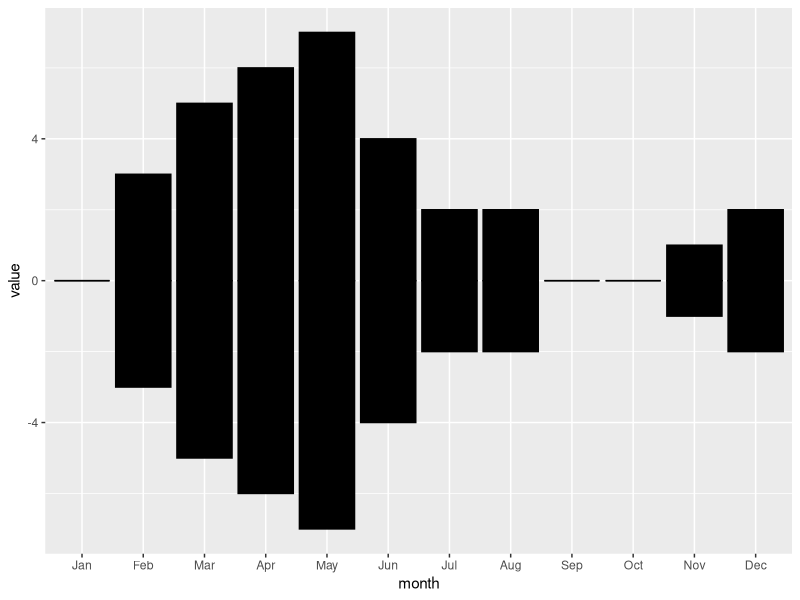
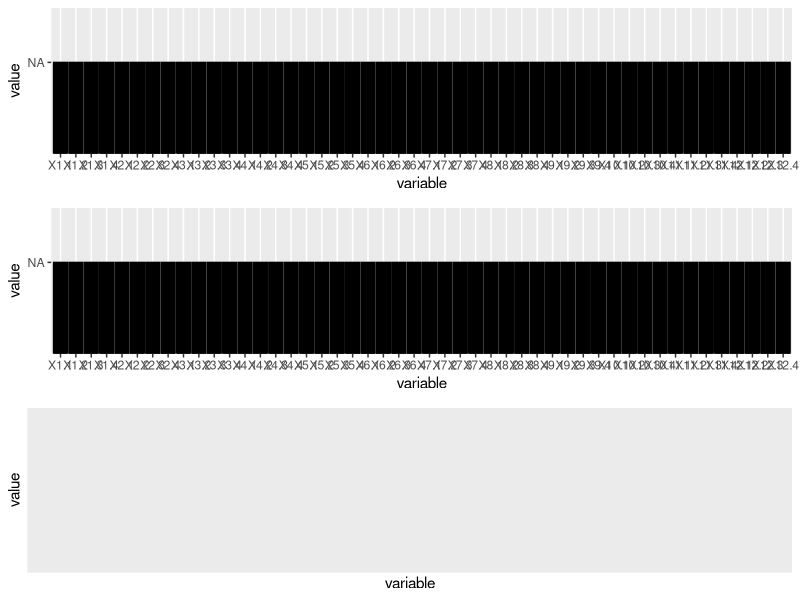
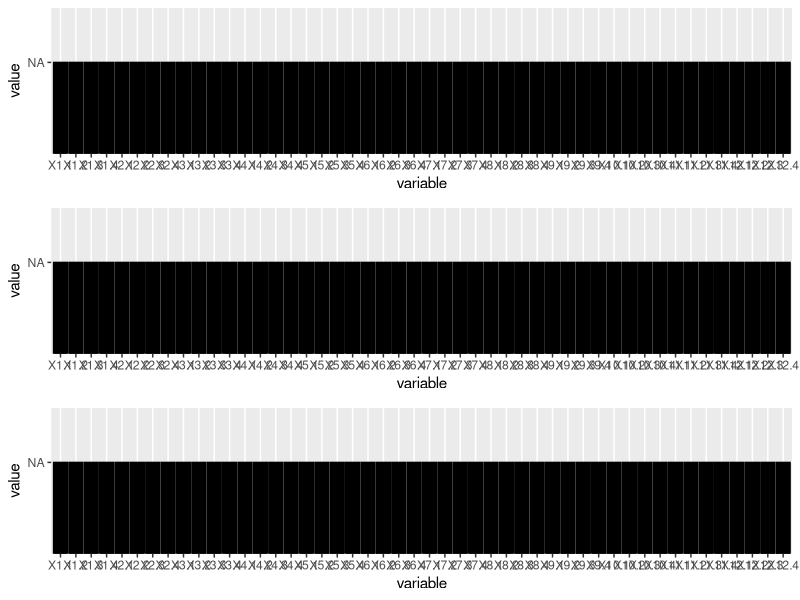
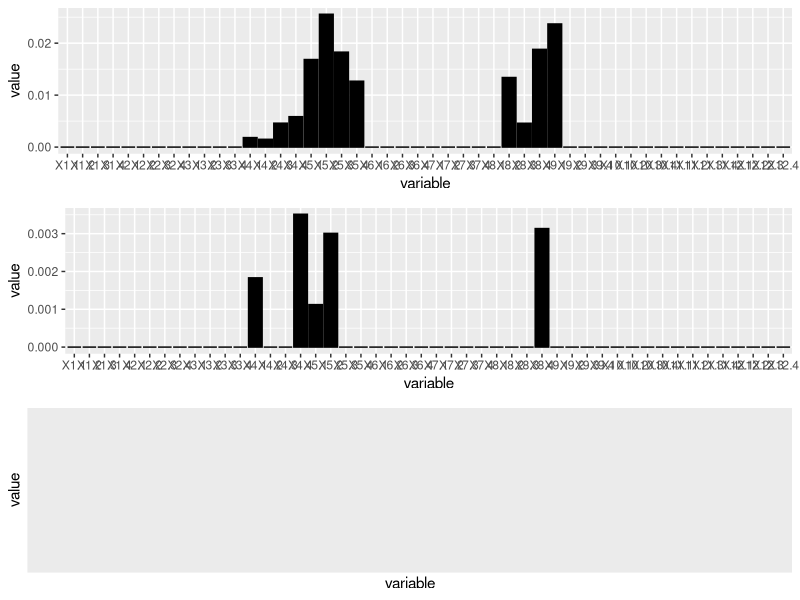

Reproduce these figures in R, in order. (Note: this script raises an error after producing the figures.)
#trying to replicate ebird bar graphs

library(ggplot2)
library(reshape)
library(gridExtra)

dat <- data.frame(matrix(ncol=3, nrow=12))
dat$X1 <- c("Jan","Feb","Mar","Apr","May","Jun","Jul","Aug","Sep","Oct","Nov","Dec")
dat$X1 <- factor(dat$X1, levels=c("Jan","Feb","Mar","Apr","May","Jun","Jul","Aug","Sep","Oct","Nov","Dec"))
dat$X2 <- c(0,3,5,6,7,4,2,2,0,0,1,2)
dat$X3 <- -dat$X2

mdat <- melt(dat, id=c("X1"))

colnames(mdat) <- c("month","variable","value")

ggplot(data=mdat)+
  geom_bar(aes(x=month,y=value),position=position_dodge(), stat="identity", fill="black",colour="black")


setwd("~/GitHub/data")
dat12 <- read.csv('Ebird_2012.csv',header=T)
dat13 <- read.csv('Ebird_2013.csv',header=T)
dat14 <- read.csv('Ebird_2014.csv',header=T)


dat12 <- dat12[dat12$species=="Sora"|dat12$species=="Virginia Rail"|dat12$species=="Yellow Rail",]
dat13 <- dat13[dat13$species=="Sora"|dat13$species=="Virginia Rail"|dat13$species=="Yellow Rail",]
dat14 <- dat14[dat14$species=="Sora"|dat14$species=="Virginia Rail"|dat14$species=="Yellow Rail",]

df12 <- dat12[,c(2,10:ncol(dat12))]
df13 <- dat13[,c(2,10:ncol(dat13))]
df14 <- dat14[,c(2,10:ncol(dat14))]

mdat12 <- melt(df12)
cdat12 <- cast(variable ~ species,data=mdat12)
cdat12 <- cdat12[29:41,]
mdat13 <- melt(df13)
cdat13 <- cast(variable ~ species,data=mdat13)
cdat13 <- cdat13[29:41,]
mdat14 <- melt(df14)
cdat14 <- cast(variable ~ species,data=mdat14)
cdat14 <- cdat14[29:41,]
graph112 <- ggplot(data=mdat12[mdat12$species=="Sora",])+
  geom_bar(aes(x=variable,y=value),position=position_dodge(), stat="identity", fill="black",colour="black")

graph212 <- ggplot(data=mdat12[mdat12$species=="Virginia Rail",])+
  geom_bar(aes(x=variable,y=value),position=position_dodge(), stat="identity", fill="black",colour="black")

graph312 <- ggplot(data=mdat12[mdat12$species=="Yellow Rail",])+
  geom_bar(aes(x=variable,y=value),position=position_dodge(), stat="identity", fill="black",colour="black")

grid.arrange(graph112, graph212, graph312)

graph113 <- ggplot(data=mdat13[mdat13$species=="Sora",])+
  geom_bar(aes(x=variable,y=value),position=position_dodge(), stat="identity", fill="black",colour="black")

graph213 <- ggplot(data=mdat13[mdat13$species=="Virginia Rail",])+
  geom_bar(aes(x=variable,y=value),position=position_dodge(), stat="identity", fill="black",colour="black")

graph313 <- ggplot(data=mdat13[mdat13$species=="Yellow Rail",])+
  geom_bar(aes(x=variable,y=value),position=position_dodge(), stat="identity", fill="black",colour="black")

grid.arrange(graph113, graph213, graph313)

graph114 <- ggplot(data=mdat14[mdat14$species=="Sora",])+
  geom_bar(aes(x=variable,y=value),position=position_dodge(), stat="identity", fill="black",colour="black")

graph214 <- ggplot(data=mdat14[mdat14$species=="Virginia Rail",])+
  geom_bar(aes(x=variable,y=value),position=position_dodge(), stat="identity", fill="black",colour="black")

graph314 <- ggplot(data=mdat14[mdat14$species=="Yellow Rail",])+
  geom_bar(aes(x=variable,y=value),position=position_dodge(), stat="identity", fill="black",colour="black")

grid.arrange(graph114, graph214, graph314)

sora12 <- smooth.spline(cdat12$variable, cdat12$Sora)
vira12 <- smooth.spline(cdat12$variable, cdat12$"Virginia Rail")
yera12 <- smooth.spline(cdat12$variable, cdat12$"Yellow Rail")

sora13 <- smooth.spline(cdat13$variable, cdat13$Sora)
vira13 <- smooth.spline(cdat13$variable, cdat13$"Virginia Rail")
yera13 <- smooth.spline(cdat13$variable, cdat13$"Yellow Rail")

sora14 <- smooth.spline(cdat14$variable, cdat14$Sora)
vira14 <- smooth.spline(cdat14$variable, cdat14$"Virginia Rail")
yera14 <- smooth.spline(cdat14$variable, cdat14$"Yellow Rail")

ks.test(cdat12$Sora,cdat14$Sora)
ks.test(cdat13$Sora,cdat14$Sora)
ks.test(cdat13$Sora,cdat12$Sora)

ks.test(cdat12$"Virginia Rail",cdat14$"Virginia Rail")
ks.test(cdat13$"Virginia Rail",cdat14$"Virginia Rail")
ks.test(cdat13$"Virginia Rail",cdat12$"Virginia Rail")

ks.test(cdat12$"Yellow Rail",cdat14$"Yellow Rail")
ks.test(cdat13$"Yellow Rail",cdat14$"Yellow Rail")
ks.test(cdat13$"Yellow Rail",cdat12$"Yellow Rail")
